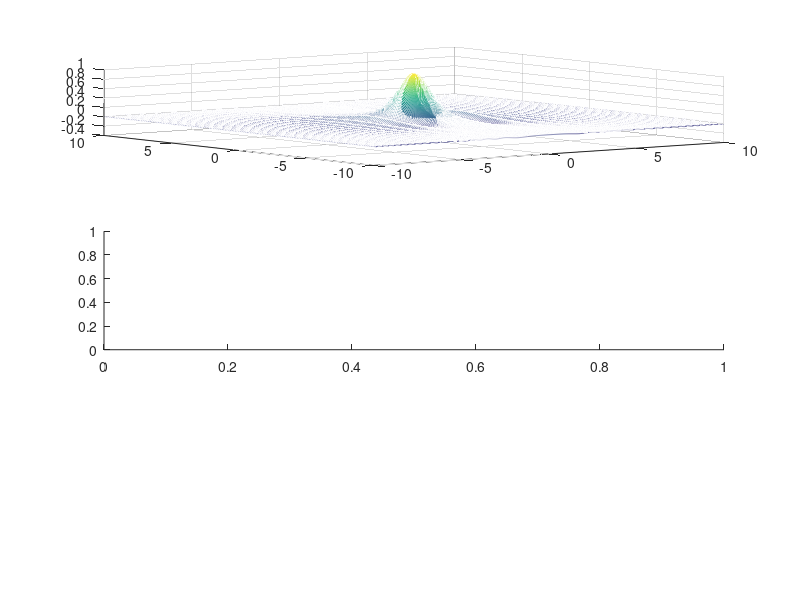

Write MATLAB code to recreate this figure. (Note: this script raises an error after producing the figure.)
xi = yi = -10.0
xf = yf = 10.0;
nx = 700;
ny = 700;
a = 2;
b = 2;
c = 1;
n = 1;
subplot(3,1,1);
mx = linspace(xi,xf,nx);
my = linspace(yi,yf,ny);
[xx,yy] = meshgrid(mx,my);
mz = cos(xx.^b)./(xx.^a+yy.^a+c).^n;
mesh(mx,my,mz)

subplot(3,1,2);
S=load("fort.2000");
plot3(S(:,1), S(:,2),S(:,3))
%mz = cos((xx+yy).^b) ./ (xx.^a+yy.^a+c).^n;
%mesh(mx,my,mz)

subplot(3,1,3);
quiver(S(:,1), S(:,2),S(:,4),S(:,5))